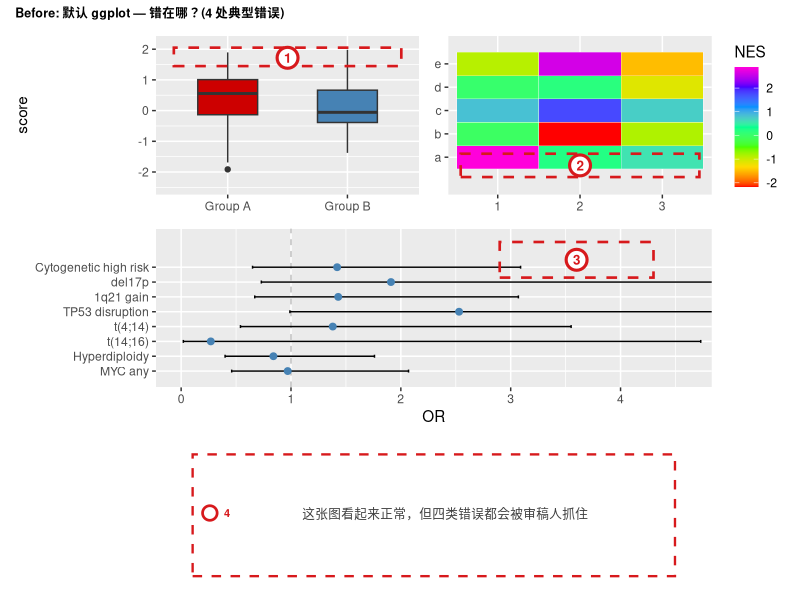

Recreate this plot in R.
# make_annotated_before.R — 生成"错误标注版" Before 图
# 在默认 ggplot 的 before 图上标注典型科研作图错误（红色编号框），
# 用于 README gallery 与小红书传播：直观展示"错在哪"，而非只展示"丑在哪"。
# 运行: Rscript make_annotated_before.R  （输出 gallery/annotated_before.png）

script_dir <- dirname(normalizePath(sub("^--file=", "",
  commandArgs(FALSE)[grepl("^--file=", commandArgs(FALSE))])))
setwd(script_dir)
suppressMessages({library(ggplot2); library(patchwork)})

set.seed(1)
n <- 60
d <- data.frame(
  group = factor(rep(c("Group A", "Group B"), each = n / 2)),
  score = c(rnorm(n / 2, 0.3, 1), rnorm(n / 2, 0, 1))
)
eff <- data.frame(
  event = c("Cytogenetic high risk", "del17p", "1q21 gain", "TP53 disruption",
            "t(4;14)", "t(14;16)", "Hyperdiploidy", "MYC any"),
  or = c(1.42, 1.91, 1.43, 2.53, 1.38, 0.27, 0.84, 0.97),
  lo = c(0.65, 0.73, 0.67, 0.99, 0.54, 0.02, 0.40, 0.46),
  hi = c(3.09, 5.01, 3.07, 6.45, 3.55, 4.73, 1.76, 2.07),
  stringsAsFactors = FALSE)
eff$event <- factor(eff$event, levels = rev(eff$event))

## 错误标注样式
mark <- function(x, y, label, xmin, xmax, ymin, ymax) {
  list(
    annotate("rect", xmin = xmin, xmax = xmax, ymin = ymin, ymax = ymax,
             fill = NA, colour = "#D7191C", linewidth = 0.9, linetype = "dashed"),
    annotate("point", x = x, y = y, colour = "#D7191C", size = 6, shape = 21,
             fill = "white", stroke = 1.6),
    annotate("text", x = x, y = y, label = label, colour = "#D7191C",
             size = 3.4, fontface = "bold")
  )
}

## Panel 1: 箱线图 —— 错误①：隐藏原始点（伪重复风险、n 不可见）
p1 <- ggplot(d, aes(group, score)) +
  geom_boxplot(aes(fill = group), width = 0.5) +
  scale_fill_manual(values = c("red3", "steelblue"), guide = "none") +
  labs(x = NULL, y = "score") +
  mark(1.5, 1.72, "1", 0.55, 2.45, 1.45, 2.05) +
  coord_cartesian(ylim = c(-2.5, 2.2))

## Panel 2: 热图 —— 错误②：彩虹色板（色觉不友好、0 点无语义）
hm <- data.frame(row = rep(letters[1:5], 3), col = rep(1:3, each = 5),
                 value = round(rnorm(15, 0, 1.2), 2))
p2 <- ggplot(hm, aes(factor(col), row, fill = value)) +
  geom_tile(colour = "white") +
  scale_fill_gradientn(colours = rainbow(7), name = "NES") +
  labs(x = NULL, y = NULL) +
  mark(2, 0.65, "2", 0.55, 3.45, 0.15, 1.15) +
  coord_cartesian(ylim = c(0, 5.6))

## Panel 3: 森林图 —— 错误③：无 FDR/n 标注（显著性不可判断）
p3 <- ggplot(eff, aes(or, event)) +
  geom_vline(xintercept = 1, linetype = 2, colour = "grey") +
  geom_errorbar(aes(xmin = lo, xmax = hi), width = 0.2) +
  geom_point(colour = "steelblue", size = 2) +
  labs(x = "OR", y = NULL) +
  mark(3.6, 8.5, "3", 2.9, 4.3, 7.3, 9.7) +
  coord_cartesian(xlim = c(0, 4.6), ylim = c(0.5, 10))

## 错误编号图例（底部）
err_legend <- data.frame(x = 1:4, y = rep(1, 4), lab = c(
  "1 箱线图隐藏原始点：n=60 不可见，伪重复风险",
  "2 彩虹色板：色觉不友好、无 0 点语义",
  "3 森林图无 FDR/n 标注：显著性不可判断",
  "4 无 Source Data / manifest / QA：不可追溯"))
p4 <- ggplot(err_legend, aes(x, y)) +
  geom_blank() +
  annotate("rect", xmin = 0.4, xmax = 4.6, ymin = 0.4, ymax = 1.75,
           fill = NA, colour = "#D7191C", linewidth = 0.8, linetype = "dashed") +
  annotate("point", x = 0.55, y = 1.1, colour = "#D7191C", size = 4, shape = 21,
           fill = "white", stroke = 1.4) +
  annotate("text", x = 0.7, y = 1.1, label = "4", colour = "#D7191C",
           size = 2.8, fontface = "bold") +
  annotate("text", x = 2.6, y = 1.1, hjust = 0.5,
           label = "这张图看起来正常，但四类错误都会被审稿人抓住",
           size = 3.2, colour = "grey25") +
  labs(x = NULL, y = NULL) +
  theme_void() +
  coord_cartesian(xlim = c(0.3, 4.7), ylim = c(0.3, 1.9))

fig <- (p1 | p2) / p3 / p4 +
  plot_annotation(title = "Before: 默认 ggplot — 错在哪？(4 处典型错误)",
                  theme = theme(plot.title = element_text(size = 9, face = "bold")))

dir.create("gallery", showWarnings = FALSE)
ggsave("gallery/annotated_before.png", fig, width = 183 / 25.4, height = 190 / 25.4,
       units = "in", dpi = 300)
cat("annotated before figure written to gallery/annotated_before.png\n")
